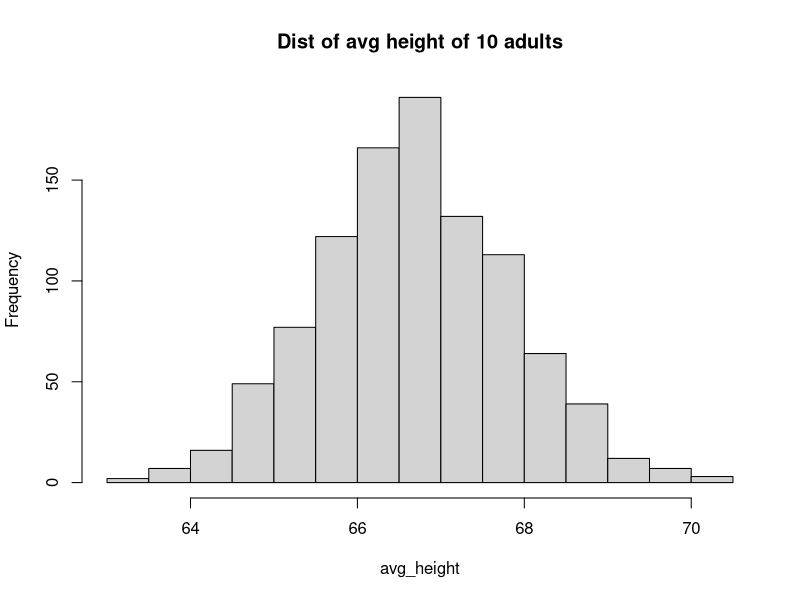
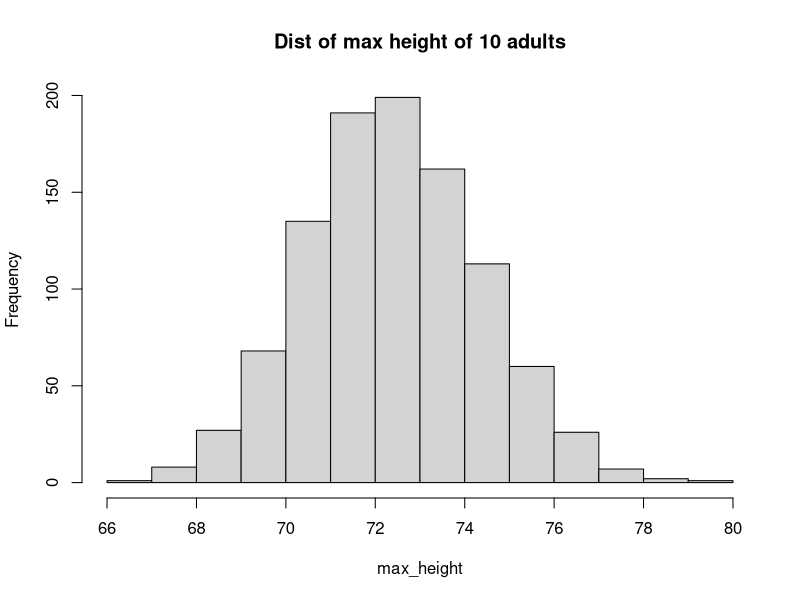
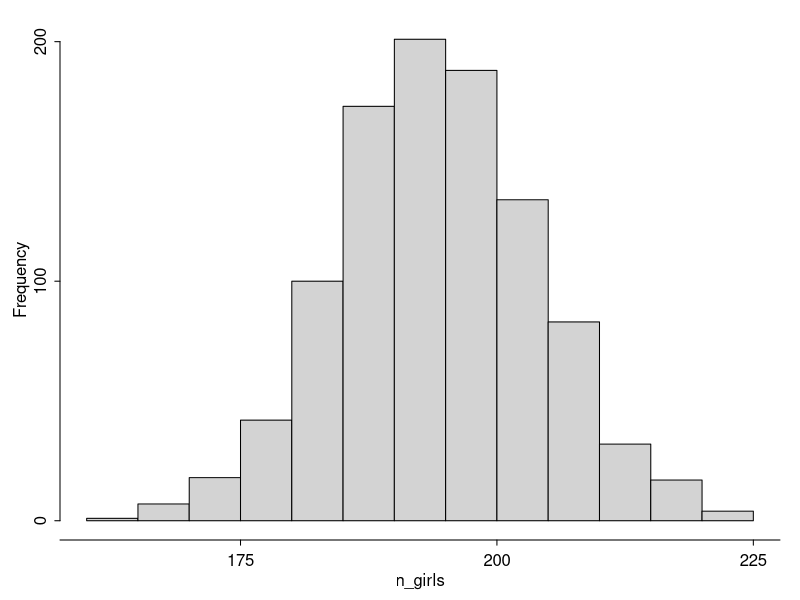
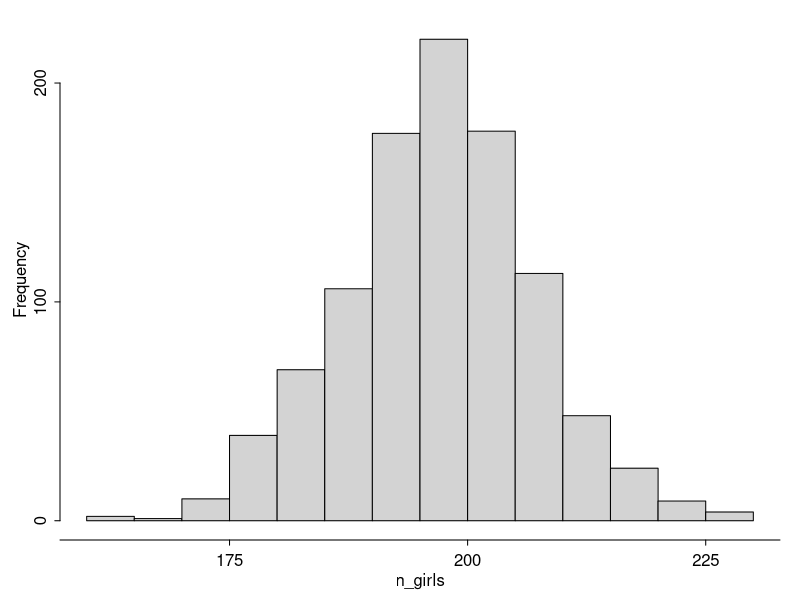
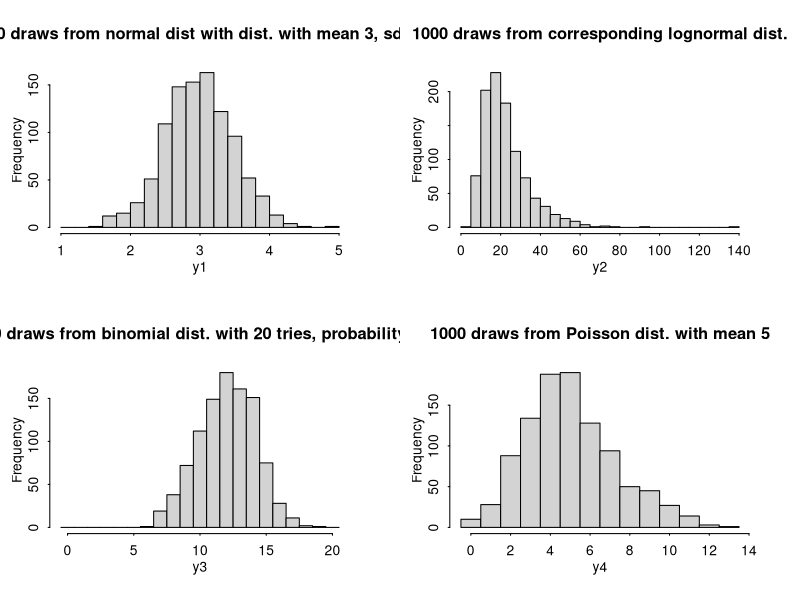

R code for these plots, in order:
setwd("~/AndrewFiles/books/regression.and.other.stories/Examples/ProbabilitySimulation")

n_girls <- rbinom(1, 400, 0.488)
print(n_girls)

n_sims <- 1000
n_girls <- rep(NA, n_sims)
for (s in 1:n_sims){
  n_girls[s] <- rbinom(1, 400, 0.488)}

pdf("girls1.pdf", height=3.5, width=5.5)
par(mar=c(3,3,1,1),  mgp=c(1.5,.5,0), tck=-.01)
hist(n_girls, main="", xaxt="n", yaxt="n")
axis (1, seq(150,250,25), mgp=c(1.5,.5,0))
axis (2, seq(0,200,100), mgp=c(1.5,.5,0))
dev.off()

birth_type <- sample(c("fraternal twin","identical twin","single birth"),
  size=400, replace=TRUE, prob=c(1/125, 1/300, 1 - 1/125 - 1/300))
girls <- rep(NA, 400)
for (i in 1:400){
  if (birth_type[i]=="single birth"){
    girls[i] <- rbinom(1, 1, 0.488)}
  else if (birth_type[i]=="identical twin"){
    girls[i] <- 2*rbinom(1, 1, 0.495)}
  else if (birth_type[i]=="fraternal twin"){
    girls[i] <- rbinom(1, 2, 0.495)}
}
n_girls <- sum(girls)

girls <- ifelse(birth_type=="single birth", rbinom(400, 1, 0.488),
  ifelse(birth_type=="identical twins", 2*rbinom(400, 1, 0.495),
  rbinom(400, 2, 0.495)))

n_girls <- rep(NA, n_sims)
for (s in 1:n_sims){
  birth_type <- sample(c("fraternal twin","identical twin","single birth"),
    size=400, replace=TRUE, prob=c(1/125, 1/300, 1 - 1/125 - 1/300))
  girls <- rep(NA, 400)
  for (i in 1:400){
    if (birth_type[i]=="single birth"){
      girls[i] <- rbinom(1, 1, 0.488)}
    else if (birth_type[i]=="identical twin"){
      girls[i] <- 2*rbinom(1, 1, 0.495)}
    else if (birth_type[i]=="fraternal twin"){
      girls[i] <- rbinom(1, 2, 0.495)}
  }
  n_girls[s] <- sum(girls)
}

pdf("girls2.pdf", height=3.5, width=5.5)
par(mar=c(3,3,1,1),  mgp=c(1.5,.5,0), tck=-.01)
hist (n_girls, main="", xaxt="n", yaxt="n", mgp=c(1.5,.5,0))
axis (1, seq(150,250,25), mgp=c(1.5,.5,0))
axis (2, seq(0,200,100), mgp=c(1.5,.5,0))
dev.off()


n_sims <- 1000
y1 <- rnorm(n_sims, 3, 0.5)
y2 <- exp(y1)
y3 <- rbinom(n_sims, 20, 0.6)
y4 <- rpois(n_sims, 5)
pdf("4dists.pdf", height=7, width=10)
par(mar=c(4,3,4,3),  mgp=c(1.5,.5,0), tck=-.01)
par(mfrow=c(2,2))
hist(y1, breaks=seq(floor(min(y1)), ceiling(max(y1)), 0.2), main="1000 draws from normal dist with dist. with mean 3, sd 0.5")
hist(y2, breaks=seq(0, ceiling(max(y2)) + 5, 5),  main="1000 draws from corresponding lognormal dist.")
hist(y3, breaks=seq(-0.5, 20.5, 1), main="1000 draws from binomial dist. with 20 tries, probability 0.6")
hist(y4, breaks=seq(-0.5, max(y4) + 1, 1), main="1000 draws from Poisson dist. with mean 5")
dev.off()

male <- rbinom(1, 1, 0.48)
height <- ifelse(male==1, rnorm(1, 69.1, 2.9), rnorm(1, 64.5, 2.7))

N <- 10
male <- rbinom(N, 1, 0.48)
height <- ifelse(male==1, rnorm(N, 69.1, 2.9), rnorm(N, 64.5, 2.7))
avg_height <- mean(height)
print(avg_height)

n_sims <- 1000
avg_height <- rep(NA, n_sims)
for (s in 1:n_sims){
  N <- 10
  male <- rbinom(N, 1, 0.48)
  height <- ifelse(male==1, rnorm(N, 69.1, 2.9), rnorm(N, 64.5, 2.7))
  avg_height[s] <- mean(height)
}
hist(avg_height, main="Dist of avg height of 10 adults")

max_height <- rep(NA, n_sims)
n_sims <- 1000
avg_height <- rep(NA, n_sims)
for (s in 1:n_sims){
  N <- 10
  male <- rbinom(N, 1, 0.48)
  height <- ifelse(male==1, rnorm(N, 69.1, 2.9), rnorm(N, 64.5, 2.7))
  avg_height[s] <- mean(height)
  max_height[s] <- max(height)
}
hist(max_height, main="Dist of max height of 10 adults")
